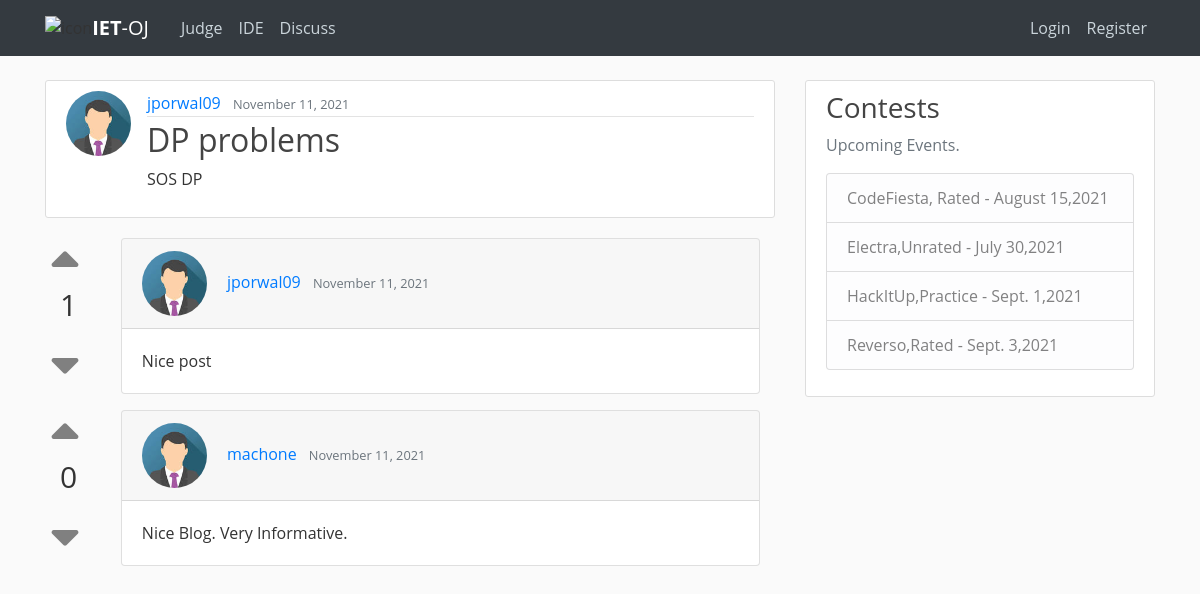
The app's page /discuss/post/2, older data.
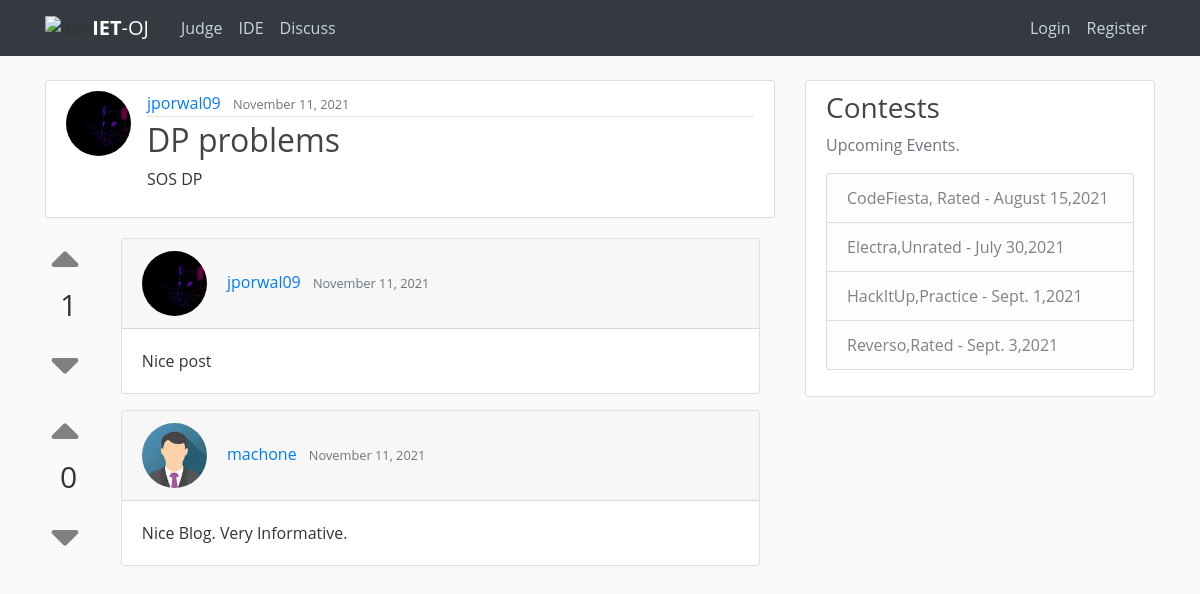
The same page, newer data.
### blog/models.py (models this page shows, shortened)
class Post(models.Model):
    title = models.CharField(max_length=100)
    content = FroalaField(theme='gray')
    date_posted = models.DateTimeField(default=timezone.now)
    author = models.ForeignKey(User, on_delete=models.CASCADE)

class Comment(models.Model):
    post = models.ForeignKey(Post,on_delete=models.CASCADE)
    usr = models.ForeignKey(User,on_delete=models.CASCADE)
    date_commented = models.DateTimeField(default=timezone.now)
    user_reaction = models.ManyToManyField(User,related_name='react')
    text = models.TextField()
    vote = models.IntegerField(default=0)

### users/models.py (models this page shows, shortened)
class Profile(models.Model):
    user = models.OneToOneField(User,on_delete=models.CASCADE)
    image = models.ImageField(default='default.jpg',upload_to='profile_pics')
    institution = models.CharField(max_length=100,default="IET")
    bio = models.TextField(default="...")
    rating=models.IntegerField(default=0)
    hrating=models.IntegerField(default=0)
    star=models.IntegerField(default=1)
    ac_solution=models.IntegerField(default=0)
    wa_solution=models.IntegerField(default=0)
    tle_solution=models.IntegerField(default=0)
    ce_solution=models.IntegerField(default=0)
    re_solution=models.IntegerField(default=0)

### blog/views.py (the view)
# urls.py: path('post/<int:pk>', PostDetailView.as_view(), name='post-detail'),
class PostDetailView(DetailView):
    model=Post

### blog/templates/blog/post_detail.html (shortened to what this page needs)
{% extends "blog/base.html" %}
{% block content %}
<link href="/static/froala_editor/css/froala_style.min.css" type="text/css" media="all" rel="stylesheet">
    <article class="media content-section">
        <img class="rounded-circle article-img" src="{{ object.author.profile.image.url }}">
        <div class="media-body">
          <div class="article-metadata">
            <a class="mr-2" href="{% url 'user-posts' object.author.username %}">{{ object.author }}</a>
            <small class="text-muted">{{ object.date_posted|date:"F d, Y"}}</small>
          </div>
          <h2 class="article-title" >{{ object.title }}</h2>
          <div  class="fr-view">
          {{ object.content | safe }}
          </div>
          </div>
          </article>
<div class="mydiv">
{% for comment in object.comment_set.all %}
<div class="container mb-3 " >
  <div class="row">
    <div class="col-1">
          {% if user.is_authenticated %}
          {% if request.user not in comment.user_reaction.all %}
          <form id="upvote_form{{comment.id}}">
          <button style="background:transparent;border: none !important;text-decoration:none;border:0;outline:none;margin-top:1.5rem" type="submit" ><i style=" cursor: pointer; color:gray;transform:scale(3);" class="fa fa-sort-up" aria-hidden="true"></i></button>
          {% comment %} <button type="submit"><i style=" cursor: pointer; color:gray;transform:scale(3);margin-top:1.5rem" class="fa fa-sort-up" aria-hidden="true"></i></button> {% endcomment %}
          </form>
         <p style="font-size:2.5vw;" >{{ comment.vote }}</p>
          <form id="downvotevote_form{{comment.id}}">
          <button  type="submit" style="background:transparent;border: none !important;text-decoration:none;border:0;outline:none;"><i style="cursor: pointer; color:gray;transform:scale(3);" class="fa fa-sort-down" aria-hidden="true"></i></button>
          {% comment %} <button type="submit" ><i style=" cursor: pointer; color:gray;transform:scale(3);" class="fa fa-sort-down" aria-hidden="true"></i></button> {% endcomment %}
          </form>
          <script>
  $(document).on('submit','#upvote_form{{comment.id}}',function(e){
  e.preventDefault();
  $.ajax({
      type:'post',
      url:'upvote/',
      data:{
          comment_id:{{comment.id}}
      },
      success:function()
      {
          location.reload();
      }
  });
});
$(document).on('submit','#downvotevote_form{{comment.id}}',function(e){
  e.preventDefault();
  $.ajax({
      type:'post',
      url:'downvote/',
      data:{
          comment_id:{{comment.id}}
      },
      success:function()
      {
          location.reload();
      }
  });
});
          </script>
          <br>
          {% else %}
          <i style="transform:scale(1.3);margin-top:1.5rem;color:green;" class=" ml-1 fas fa-check"></i>
            {% comment %} <i style="transform:scale(1.3);margin-top:1.5rem;color:green" class=" ml-1 material-icons">check</i> {% endcomment %}
           <small>voted</small>
           <p style="font-size:2.5vw;">{{ comment.vote }}</p>
          {% endif %}
          {%else%}
        <a data-toggle="modal" data-target="#exampleModalCenter"><i style=" cursor: pointer; color:gray;transform:scale(3);margin-top:1.5rem" class="fa fa-sort-up" aria-hidden="true"></i></a>
          <br>
          <p style="font-size:2.5vw;">{{ comment.vote }}</p>
          <a data-toggle="modal" data-target="#exampleModalCenter"><i style=" cursor: pointer; color:gray;transform:scale(3);" class="fa fa-sort-down" aria-hidden="true"></i></a>
          <br>
          {% endif %}
    </div>
    <div class="col-11">
      <div class="card">
  <div class="card-header">
     <img class="rounded-circle article-img" src="{{ comment.usr.profile.image.url }}">
     <a class="mr-2" href="{% url 'user-posts' comment.usr.username %}">{{ comment.usr }}</a>
     <small class="text-muted">{{ comment.date_commented|date:"F d, Y"}}</small>
  </div>
  <div class="card-body">
    <p class=" card-text article-content">{{ comment.text }}</p>
  </div>
</div>
    </div>
  </div>
</div>
      {% endfor%}
</div>
{% endblock content %}

### blog/templates/blog/base.html (shortened to what this page needs)
{% load static %}
<!DOCTYPE html>
<html>
    <head>
       <link rel="stylesheet" href="https://stackpath.bootstrapcdn.com/bootstrap/4.4.1/css/bootstrap.min.css">
    <link rel="stylesheet" type="text/css" href="{% static 'blog/main.css' %}">
       <link rel="stylesheet" href="https://use.fontawesome.com/releases/v5.7.2/css/all.css">
    </head>
    <body>
        <header class="site-header">
            <nav class="navbar navbar-expand-md navbar-dark bg-dark fixed-top">
              <div class="container">
                <img class="logo-icon" src="{% static 'home/logo-icon.svg' %}" alt="icon"></span>
                <a class="navbar-brand mr-4" href="{% url 'home' %}"><strong>IET</strong>-OJ</a>
                <div class="collapse navbar-collapse" id="navbarToggle">
                  <div class="navbar-nav mr-auto">
                    <a class="nav-item nav-link" href="{% url 'judge' %}">Judge</a>
                    <a class="nav-item nav-link" href="{% url 'ide' %}">IDE</a>
                    <a class="nav-item nav-link" href="{% url 'blog-home' %}">Discuss</a>
                  </div>
                  <div class="navbar-nav">
                    {% if user.is_authenticated %}
                    <a class="nav-item nav-link" href="{% url 'post-create' %}">New Post</a>
                    <a class="nav-item nav-link" href="{% url 'profile' %}">Profile</a>
                    <a class="nav-item nav-link" href="{% url 'logout' %}">Logout</a>
                    {% else %}
                    <a class="nav-item nav-link" id="login" href="{% url 'login' %}?next={{request.path}}">Login</a>
                    <a class="nav-item nav-link" href="{% url 'register' %}">Register</a>
                    {% endif %}
                  </div>
                </div>
              </div>
            </nav>
          </header>
<main role="main" class="container">
    <div class="row">
      <div class="col-md-8">
        {% block content %}{% endblock %}
      </div>
      <div class="col-md-4">
        <div class="content-section">
          <h3>Contests</h3>
          <p class='text-muted'>Upcoming Events.
            <ul class="list-group">
              <li class="list-group-item list-group-item-light">CodeFiesta, Rated - August 15,2021 </li>
              <li class="list-group-item list-group-item-light">Electra,Unrated - July 30,2021</li>
              <li class="list-group-item list-group-item-light">HackItUp,Practice - Sept. 1,2021</li>
              <li class="list-group-item list-group-item-light">Reverso,Rated - Sept. 3,2021</li>
            </ul>
          </p>
        </div>
      </div>
    </div>
  </main>
</body>
</html>

### blog/static/blog/main.css (style rules this page uses)
body { background: #fafafa; color: #333333; margin-top: 5rem; }
h1, h2, h3, h4, h5, h6 { color: #444444; }
ul { margin: 0; }
.site-header .navbar-nav .nav-link { color: #cbd5db; }
.content-section { background: #ffffff; padding: 10px 20px; border: 1px solid #dddddd; border-radius: 3px; margin-bottom: 20px; }
.article-title { color: #444444; }
.article-content { white-space: pre-line; }
.article-img { height: 65px; width: 65px; margin-right: 16px; }
.article-metadata { padding-bottom: 1px; margin-bottom: 4px; border-bottom: 1px solid #e3e3e3 }

### blog/templates/blog/base.html (style rules this page uses)
body { font-family: 'Open Sans', arial, sans-serif; }

Row changes from the older to the newer data that the page shows:
changed through a linked row, Post "DP problems": author.profile.image: picture added in place of a placeholder
changed through a linked row, Comment "Nice post": usr.profile.image: picture added in place of a placeholder
